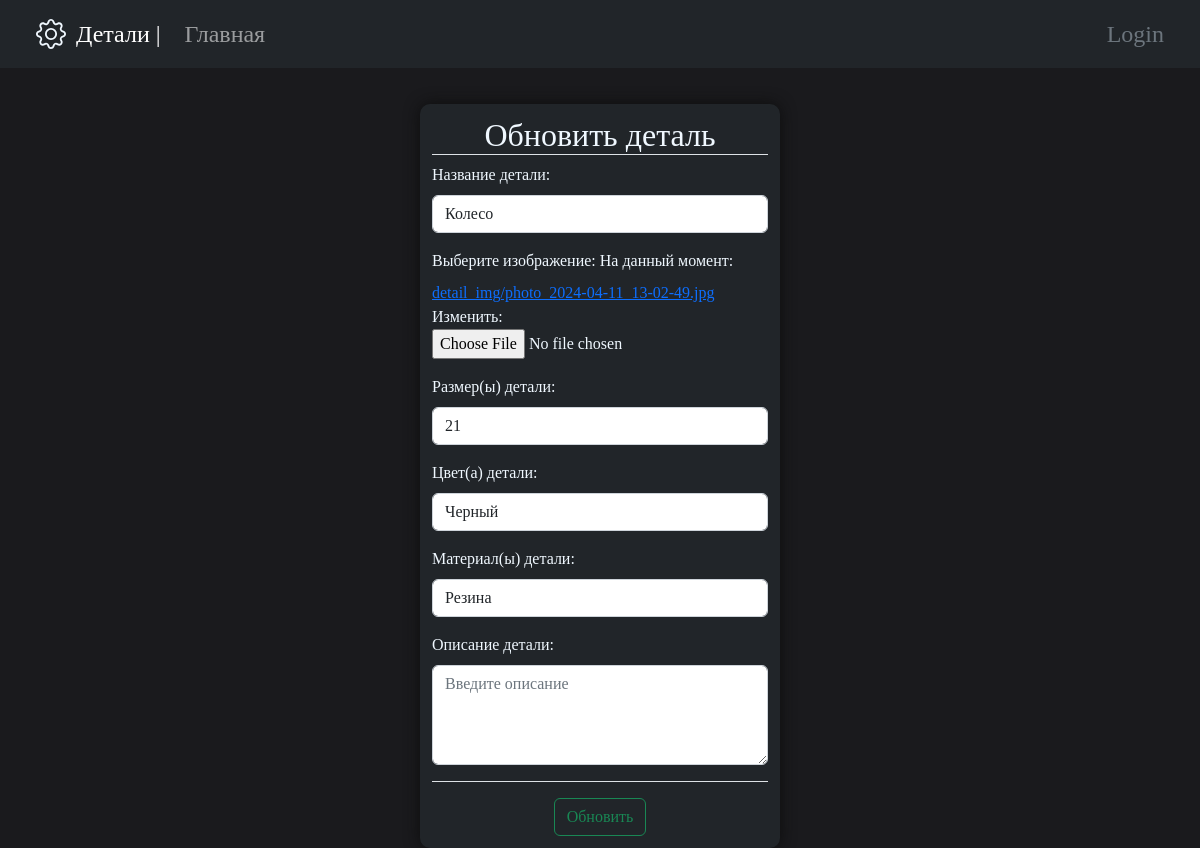
The app's page /update_detail/2, older data.
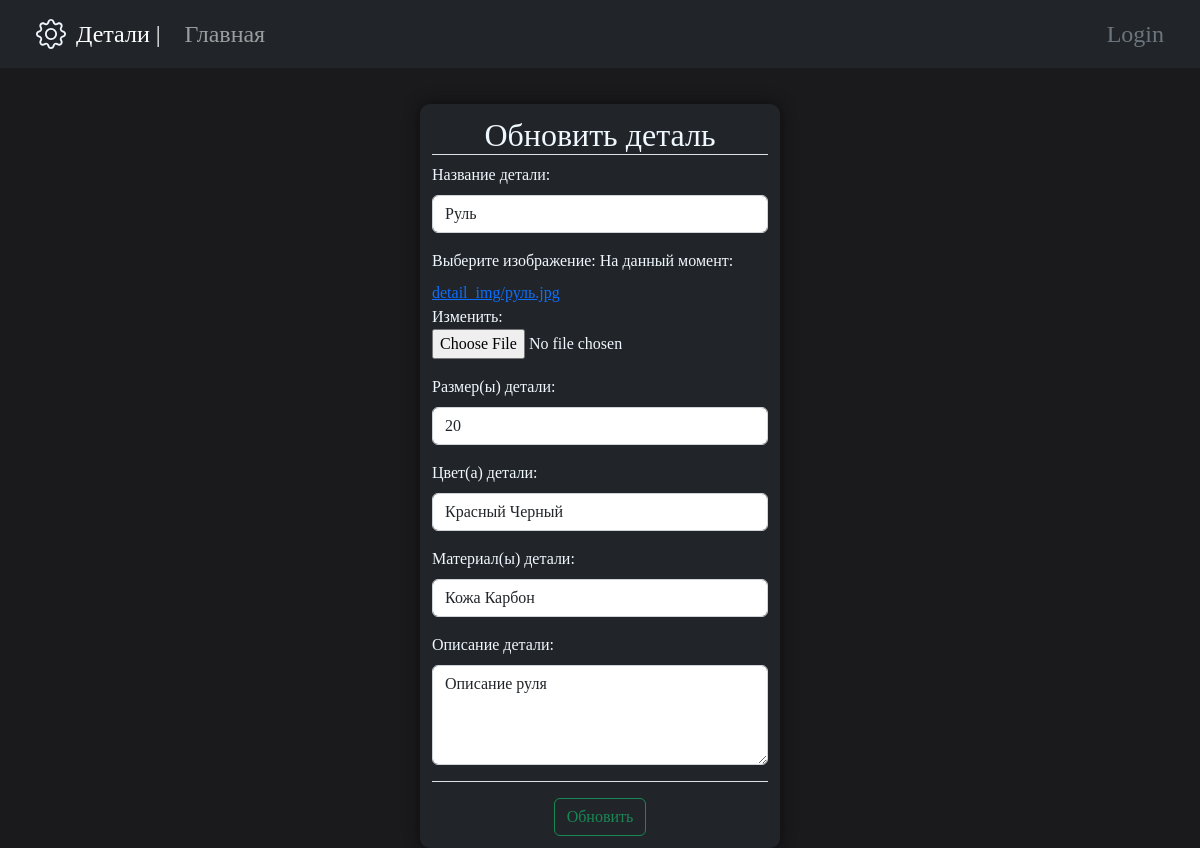
The same page, newer data.
### main/models.py (models this page shows, shortened)
class Detail(models.Model):
    detail_image = models.ImageField('Изображение',upload_to='detail_img/', null=True, blank=True)
    detail_name = models.CharField('Название', max_length=100)
    detail_size = models.CharField('Размер', max_length=100)
    detail_color = models.CharField('Цвет', max_length=100)
    detail_material = models.CharField('Материал', max_length=100)
    detail_description = models.TextField('Описание', max_length=500, default='')
    class Meta:
        verbose_name = 'Деталь'
        verbose_name_plural = 'Детали'

### main/views.py (the view)
# urls.py: path('update_detail/<int:pk>', UpdateDetail.as_view(), name='update_detail'),
class UpdateDetail(UpdateView):
    model = Detail
    form_class = DetailForm
    template_name = 'main/update_detail.html'
    success_url = reverse_lazy("home")

### main/forms.py
class DetailForm(ModelForm):
    detail_name = forms.CharField(
        widget=forms.TextInput(attrs={"class": "form-control", 'placeholder': 'Введите название'}))
    detail_image = forms.ImageField(widget=forms.ClearableFileInput(attrs={'class': 'input-group form-control-file', 'type': 'file'}))
    detail_size = forms.CharField(
        widget=forms.TextInput(attrs={"class": "form-control", 'placeholder': 'Введите размер(ы)'}))
    detail_color = forms.CharField(
        widget=forms.TextInput(attrs={"class": "form-control", 'placeholder': 'Введите цвет(а)'}))
    detail_material = forms.CharField(
        widget=forms.TextInput(attrs={"class": "form-control", 'placeholder': 'Введите материал(ы)'}))
    detail_description = forms.CharField(
        widget=forms.Textarea(
            attrs={"class": "form-control", 'placeholder': 'Введите описание', 'id': 'textareaform'}))
    class Meta:
        model = Detail
        fields = ['detail_name', 'detail_image', 'detail_size', 'detail_color', 'detail_material', 'detail_description']
        enctype = "multipart/form-data"

### main/templates/main/update_detail.html (shortened to what this page needs)
{% extends 'main/layout.html' %}
{% block main_info_bl %}
<div class="form_block">
    <h2 class="border-bottom text-center">Обновить деталь</h2>
    <form method="POST" enctype="multipart/form-data">
        <div class="mb-3">
            <label class="form-label">Название детали: </label>
            {{ form.detail_name }}
        </div>
        <div class="mb-3">
            <label class="form-label">Выберите изображение: </label>
            {{ form.detail_image }}
        </div>
        <div class="mb-3">
            <label class="form-label">Размер(ы) детали: </label>
            {{ form.detail_size }}
        </div>
        <div class="mb-3">
            <label class="form-label">Цвет(а) детали: </label>
            {{ form.detail_color }}
        </div>
        <div class="mb-3">
            <label class="form-label">Материал(ы) детали: </label>
            {{ form.detail_material }}
        </div>
        <div class="mb-3">
            <label class="form-label">Описание детали: </label>
            {{ form.detail_description }}
        </div>
        <div class="text-center border-top">
            <button type="submit" class="btn btn-outline-success mt-3">Обновить</button>
        </div>
    </form>
</div>
{% endblock %}

Row changes from the older to the newer data that the page shows:
changed Detail: detail_name "Колесо" → "Руль"; detail_size "21" → "20"; detail_color "Черный" → "Красный Черный"; detail_material "Резина" → "Кожа Карбон"; detail_description (not shown) → "Описание руля"
Text that changed along with them:
text no longer shown: "На данный момент: detail_img/photo_2024-04-11_13-02-49.jpg Изменить:"
text now shown: "На данный момент: detail_img/руль.jpg Изменить:"
